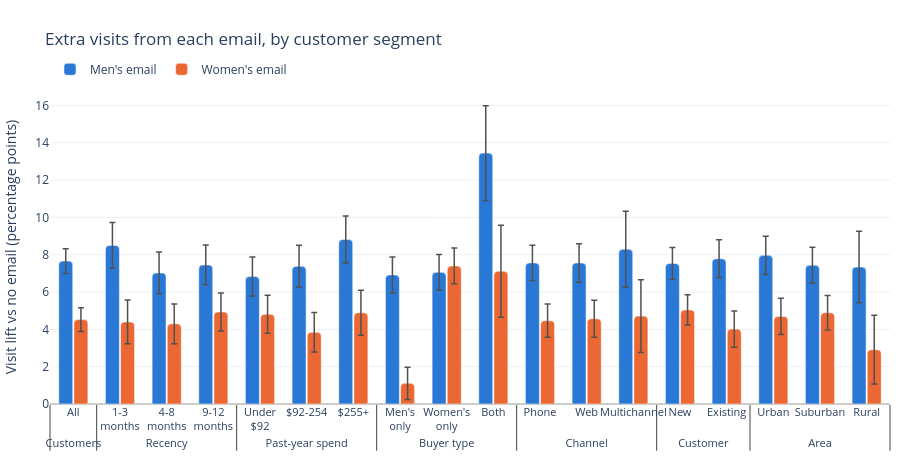

Write notebook code for a chart like this one.
### Markdown cell above
The chart shows the same table: each bar is the extra visit rate (in percentage points) that an email produces compared with no email, with its 95% CI. The "All" group on the left is the overall lift from phase 2 (men's +7.7 pp, women's +4.5 pp), the reference every segment is compared with.

### Code cell
## plot the table 

# "All customers" group on the left: the reference every segment is compared with
overall = pd.DataFrame([
    {"dimension": "Customers", "segment": "All", "email": email,
     **proportion_test(values(seg, "visit", email), values(seg, "visit", "no_email"))}
    for email in EMAILS
])
plot_df = pd.concat([overall, seg_lifts], ignore_index=True)
plot_df["segment"] = plot_df["segment"].astype(str)

EMAIL_STYLE = {                                   # email -> (legend name, colour)
    "mens_email": ("Men's email", "#2a78d6"),
    "womens_email": ("Women's email", "#eb6834"),
}

def wrap(label):
    """Break long axis labels onto two lines so neighbouring labels don't collide."""
    return label.replace(" ", "<br>", 1) if len(label) > 8 else label

fig = go.Figure()
for email, (name, color) in EMAIL_STYLE.items():
    d = plot_df[plot_df["email"] == email]
    lift, low, high = (d[c].to_numpy() * 100 for c in ("abs_lift", "abs_ci_low", "abs_ci_high"))
    fig.add_trace(go.Bar(
        name=name,
        x=[d["dimension"], d["segment"].map(wrap)],   # two-level axis: dimension, then segment
        y=lift,
        marker=dict(color=color, cornerradius=4),
        error_y=dict(type="data", symmetric=False, array=high - lift, arrayminus=lift - low,
                     color="#52514e", thickness=1.5, width=3),
        hovertext=d["dimension"] + ": " + d["segment"],
        customdata=np.column_stack([low, high, d["treated_value"] * 100, d["reference_value"] * 100]),
        hovertemplate=(
            "<b>%{hovertext}</b><br>" + name + ": %{y:+.1f} pp"
            "<br>95% CI %{customdata[0]:.1f} to %{customdata[1]:.1f}"
            "<br>Visit rate %{customdata[2]:.1f}% vs %{customdata[3]:.1f}% with no email"
            "<extra></extra>"
        ),
    ))

fig.update_layout(
    title="Extra visits from each email, by customer segment",
    barmode="group", bargap=0.35, bargroupgap=0.08,
    template="plotly_white", height=460,
    legend=dict(orientation="h", yanchor="bottom", y=1.02, xanchor="left", x=0),
    margin=dict(l=10, r=10, t=90, b=10),
)
fig.update_yaxes(title_text="Visit lift vs no email (percentage points)",
                 zeroline=True, zerolinecolor="#9b9a95", zerolinewidth=1)
fig.update_xaxes(tickangle=0, tickfont=dict(size=11))
fig.show()

### Figure 1 — Plotly figure (JSON) as saved in the notebook; plotly's stock layout.template omitted (floating-point values rounded to 4 significant figures)
{"data": [{"customdata": [[6.995, 8.323, 18.28, 10.62], [7.272, 9.725, 22.28, 13.78], [5.906, 8.139, 17.24, 10.22], [6.383, 8.515, 14.91, 7.459], [5.78, 7.879, 15.21, 8.38], [6.253, 8.5, 17.27, 9.893], [7.56, 10.08, 22.41, 13.59], [5.955, 7.876, 16.9, 9.981], [6.106, 8.01, 16.64, 9.581], [10.91, 15.98, 31.5, 18.05], [6.615, 8.506, 16.28, 8.717], [6.525, 8.587, 19.44, 11.89], [6.26, 10.33, 21.15, 12.85], [6.676, 8.385, 15.41, 7.882], [6.772, 8.795, 21.16, 13.37], [6.942, 8.986, 17.65, 9.682], [6.467, 8.401, 17.34, 9.901], [5.424, 9.255, 22.7, 15.36]], "error_y": {"array": [0.6636, 1.226, 1.116, 1.066, 1.049, 1.124, 1.258, 0.9605, 0.9521, 2.539, 0.9457, 1.031, 2.034, 0.8541, 1.011, 1.022, 0.9672, 1.915], "arrayminus": [0.6636, 1.226, 1.116, 1.066, 1.049, 1.124, 1.258, 0.9605, 0.9521, 2.539, 0.9457, 1.031, 2.034, 0.8541, 1.011, 1.022, 0.9672, 1.915], "color": "#52514e", "symmetric": false, "thickness": 1.5, "type": "data", "width": 3}, "hovertemplate": "<b>%{hovertext}</b><br>Men's email: %{y:+.1f} pp<br>95% CI %{customdata[0]:.1f} to %{customdata[1]:.1f}<br>Visit rate %{customdata[2]:.1f}% vs %{customdata[3]:.1f}% with no email<extra></extra>", "hovertext": ["Customers: All", "Recency: 1-3 months", "Recency: 4-8 months", "Recency: 9-12 months", "Past-year spend: Under $92", "Past-year spend: $92-254", "Past-year spend: $255+", "Buyer type: Men's only", "Buyer type: Women's only", "Buyer type: Both", "Channel: Phone", "Channel: Web", "Channel: Multichannel", "Customer: New", "Customer: Existing", "Area: Urban", "Area: Suburban", "Area: Rural"], "marker": {"color": "#2a78d6", "cornerradius": 4}, "name": "Men's email", "type": "bar", "x": [["Customers", "Recency", "Recency", "Recency", "Past-year spend", "Past-year spend", "Past-year spend", "Buyer type", "Buyer type", "Buyer type", "Channel", "Channel", "Channel", "Customer", "Customer", "Area", "Area", "Area"], ["All", "1-3<br>months", "4-8<br>months", "9-12<br>months", "Under<br>$92", "$92-254", "$255+", "Men's<br>only", "Women's<br>only", "Both", "Phone", "Web", "Multichannel", "New", "Existing", "Urban", "Suburban", "Rural"]], "y": [7.659, 8.498, 7.022, 7.449, 6.83, 7.376, 8.818, 6.916, 7.058, 13.44, 7.56, 7.556, 8.294, 7.531, 7.783, 7.964, 7.434, 7.34]}, {"customdata": [[3.889, 5.157, 15.14, 10.62], [3.227, 5.573, 18.18, 13.78], [3.229, 5.36, 14.51, 10.22], [3.918, 5.953, 12.39, 7.459], [3.796, 5.825, 13.19, 8.38], [2.78, 4.9, 13.73, 9.893], [3.688, 6.093, 18.48, 13.59], [0.2408, 1.975, 11.09, 9.981], [6.444, 8.353, 16.98, 9.581], [4.649, 9.572, 25.17, 18.05], [3.573, 5.353, 13.18, 8.717], [3.571, 5.565, 16.45, 11.89], [2.759, 6.661, 17.56, 12.85], [4.228, 5.856, 12.92, 7.882], [3.043, 4.981, 17.39, 13.37], [3.722, 5.667, 14.38, 9.682], [3.96, 5.812, 14.79, 9.901], [1.067, 4.752, 18.26, 15.36]], "error_y": {"array": [0.6339, 1.173, 1.066, 1.017, 1.015, 1.06, 1.203, 0.867, 0.9544, 2.462, 0.8903, 0.9969, 1.951, 0.8139, 0.9689, 0.9726, 0.9261, 1.842], "arrayminus": [0.6339, 1.173, 1.066, 1.017, 1.015, 1.06, 1.203, 0.867, 0.9544, 2.462, 0.8903, 0.9969, 1.951, 0.8139, 0.9689, 0.9726, 0.9261, 1.842], "color": "#52514e", "symmetric": false, "thickness": 1.5, "type": "data", "width": 3}, "hovertemplate": "<b>%{hovertext}</b><br>Women's email: %{y:+.1f} pp<br>95% CI %{customdata[0]:.1f} to %{customdata[1]:.1f}<br>Visit rate %{customdata[2]:.1f}% vs %{customdata[3]:.1f}% with no email<extra></extra>", "hovertext": ["Customers: All", "Recency: 1-3 months", "Recency: 4-8 months", "Recency: 9-12 months", "Past-year spend: Under $92", "Past-year spend: $92-254", "Past-year spend: $255+", "Buyer type: Men's only", "Buyer type: Women's only", "Buyer type: Both", "Channel: Phone", "Channel: Web", "Channel: Multichannel", "Customer: New", "Customer: Existing", "Area: Urban", "Area: Suburban", "Area: Rural"], "marker": {"color": "#eb6834", "cornerradius": 4}, "name": "Women's email", "type": "bar", "x": [["Customers", "Recency", "Recency", "Recency", "Past-year spend", "Past-year spend", "Past-year spend", "Buyer type", "Buyer type", "Buyer type", "Channel", "Channel", "Channel", "Customer", "Customer", "Area", "Area", "Area"], ["All", "1-3<br>months", "4-8<br>months", "9-12<br>months", "Under<br>$92", "$92-254", "$255+", "Men's<br>only", "Women's<br>only", "Both", "Phone", "Web", "Multichannel", "New", "Existing", "Urban", "Suburban", "Rural"]], "y": [4.523, 4.4, 4.294, 4.935, 4.81, 3.84, 4.89, 1.108, 7.399, 7.11, 4.463, 4.568, 4.71, 5.042, 4.012, 4.694, 4.886, 2.909]}], "layout": {"bargap": 0.35, "bargroupgap": 0.08, "barmode": "group", "height": 460, "legend": {"orientation": "h", "x": 0, "xanchor": "left", "y": 1.02, "yanchor": "bottom"}, "margin": {"b": 10, "l": 10, "r": 10, "t": 90}, "title": {"text": "Extra visits from each email, by customer segment"}, "xaxis": {"tickangle": 0, "tickfont": {"size": 11}}, "yaxis": {"title": {"text": "Visit lift vs no email (percentage points)"}, "zeroline": true, "zerolinecolor": "#9b9a95", "zerolinewidth": 1}}}
